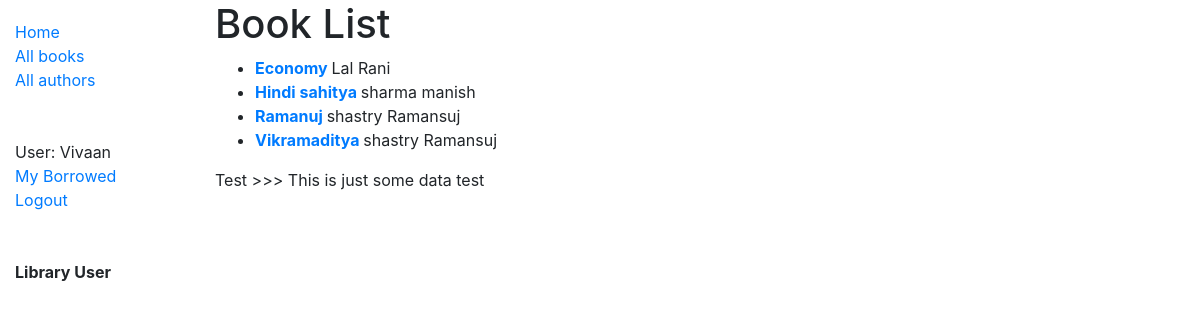
/books/ (signed in), run on the app's committed database.
### catalog/models.py (models this page shows, shortened)
class Book(models.Model):
	title = models.CharField(max_length=200)
	author = models.ForeignKey(Author,on_delete=models.SET_NULL, null=True)
	summary = models.TextField(max_length=1000, help_text="Enter the brief discription of the book")
	isbn = models.CharField('ISBN', max_length=13, unique=True,
		help_text='13 Character <a href="https://www.isbn-international.org/content/what-isbn">ISBN number</a>')
	genre = models.ManyToManyField(Genre, help_text="select a genre for this book")
	language = models.ForeignKey(Language, on_delete=models.SET_NULL, null=True)
	class Meta:
		ordering = ['title', 'author']
	"""Returns the url to access a particular book instance."""
	def get_absolute_url(self):
		return reverse('catalog:book-detail', args=[str(self.id)])
	def display_genre(self):
		"""Create a string for the Genre. This is required to display genre in Admin."""
		return ','.join(genre.name for genre in self.genre.all()[:3])
	display_genre.short_description = 'Genre'

class Author(models.Model):
	first_name = models.CharField(max_length=100)
	last_name = models.CharField(max_length=100)
	date_of_birth = models.DateField(null=True, blank=True)
	date_of_death = models.DateField('died', null=True, blank=True)
	class Meta:
		ordering = ['last_name','first_name']
	def __str__(self):
		return '{} {}'.format(self.last_name, self.first_name)

### catalog/views.py (the view)
# urls.py: url(r'^books/',BookListView.as_view(), name='books'),
class BookListView(ListView):
	model = Book
	context_object_name = 'my_book_list'
	queryset = Book.objects.all()[:5]
	template_name = 'catalog/book_list.html'
	def get_context_data(self, **kwargs):
		context = super(BookListView, self).get_context_data(**kwargs)
		context['test_some_data'] = 'This is just some data test'
		return context

### catalog/templates/catalog/book_list.html (shortened to what this page needs)
{% extends 'base.html' %}
{% block content %}
<h1>Book List</h1>
{% if my_book_list %}
<ul>
	{% for book in my_book_list %}
	<li><a href="{{ book.get_absolute_url }}"><b>{{ book.title }} </b></a> {{ book.author }}</li>
	{% endfor %}
</ul>
{% else %}
<p>There are no books in the library.</p>
{% endif %}
{% if test_some_data %}
<p>Test >>> {{ test_some_data }}</p>
{% endif %}
{% endblock %}

### myjaan/templates/base.html (shortened to what this page needs)
<!DOCTYPE html>
<html lang="en">
<head>
  <link rel="stylesheet" href="https://cdn.jsdelivr.net/npm/bootstrap@4.5.3/dist/css/bootstrap.min.css">
  {% load static %}
  <link rel="stylesheet" href="{% static 'css/styles.css' %}">
</head>
<body>
  <div class="container-fluid">
    <div class="row">
      <div class="col-sm-2">
      {% block sidebar %}
        <ul class="sidebar-nav">
          <li><a href="{% url 'catalog:index' %}">Home</a></li>
          <li><a href="{% url 'catalog:books'%}">All books</a></li>
          <li><a href="{% url 'catalog:authors' %}">All authors</a></li>
          <br>
          <br>
          {% if user.is_authenticated %}
          <li>User: {{ user.get_username }}</li>
          <li><a href="{% url 'catalog:my-borrowed' %}">My Borrowed</a></li>
          <li><a href="{% url 'logout'%}?next={{request.path}}">Logout</a></li>
          <br>
          <br>
          {%  if user.is_staff %}
          <p><b>Staff</b></p>
          <li><a href="{% url 'catalog:all-borrowed'%}">All Borrowed</a></li>
          {% else %}
          <p><b>Library User</b></p>
          {% endif %}
          {% else %}
          <li><a href="{% url 'login'%}?next={{request.path}}">Login</a></li>
          {% endif %}
        </ul>
     {% endblock %}
      </div>
      <div class="col-sm-10 ">{% if user.is_authenticated %}
        {% block content %}{% endblock %}
        {% else %}
        {% block login %}
        {% endblock %}
        {% endif %}
      </div>
    </div>
  </div>
</body>
</html>

### catalog/static/css/styles.css (style rules this page uses)
.sidebar-nav { margin-top: 20px; padding: 0; list-style: none; }

### data on the page
Book: title "Economy", author "Lal Rani"
Book: title "Hindi sahitya", author "sharma manish"
Book: title "Ramanuj", author "shastry Ramansuj"
Book: title "Vikramaditya", author "shastry Ramansuj"

### other printed values
{{ user.get_username }} "Vivaan"
{{ test_some_data }} "This is just some data test"
